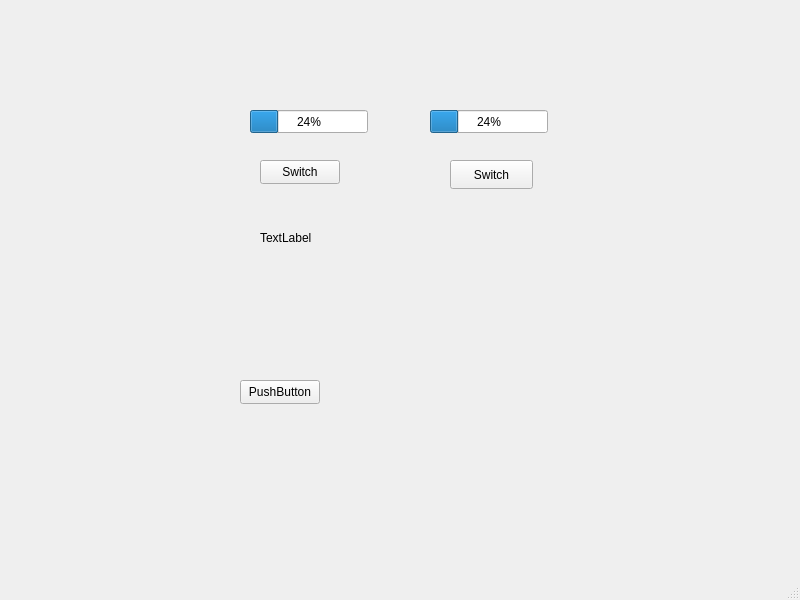
<?xml version="1.0" encoding="UTF-8"?>
<ui version="4.0">
 <class>MainWindow</class>
 <widget class="QMainWindow" name="MainWindow">
  <property name="geometry">
   <rect>
    <x>0</x>
    <y>0</y>
    <width>800</width>
    <height>600</height>
   </rect>
  </property>
  <property name="windowTitle">
   <string>MainWindow</string>
  </property>
  <widget class="QWidget" name="centralwidget">
   <widget class="QPushButton" name="m_startGameButton">
    <property name="geometry">
     <rect>
      <x>240</x>
      <y>380</y>
      <width>80</width>
      <height>24</height>
     </rect>
    </property>
    <property name="text">
     <string>PushButton</string>
    </property>
   </widget>
   <widget class="QPushButton" name="m_switchPlayerButton">
    <property name="geometry">
     <rect>
      <x>260</x>
      <y>160</y>
      <width>80</width>
      <height>24</height>
     </rect>
    </property>
    <property name="text">
     <string>Switch</string>
    </property>
   </widget>
   <widget class="QLabel" name="m_gameInfoLabel">
    <property name="geometry">
     <rect>
      <x>260</x>
      <y>230</y>
      <width>101</width>
      <height>16</height>
     </rect>
    </property>
    <property name="text">
     <string>TextLabel</string>
    </property>
   </widget>
   <widget class="QProgressBar" name="m_player1ProgressBar">
    <property name="geometry">
     <rect>
      <x>250</x>
      <y>110</y>
      <width>118</width>
      <height>23</height>
     </rect>
    </property>
    <property name="value">
     <number>24</number>
    </property>
   </widget>
   <widget class="QProgressBar" name="m_player2ProgressBar">
    <property name="geometry">
     <rect>
      <x>430</x>
      <y>110</y>
      <width>118</width>
      <height>23</height>
     </rect>
    </property>
    <property name="value">
     <number>24</number>
    </property>
   </widget>
   <widget class="QPushButton" name="pushButton">
    <property name="geometry">
     <rect>
      <x>450</x>
      <y>160</y>
      <width>83</width>
      <height>29</height>
     </rect>
    </property>
    <property name="text">
     <string>Switch</string>
    </property>
   </widget>
  </widget>
  <widget class="QMenuBar" name="menubar">
   <property name="geometry">
    <rect>
     <x>0</x>
     <y>0</y>
     <width>800</width>
     <height>25</height>
    </rect>
   </property>
  </widget>
  <widget class="QStatusBar" name="statusbar"/>
 </widget>
 <resources/>
 <connections/>
</ui>
